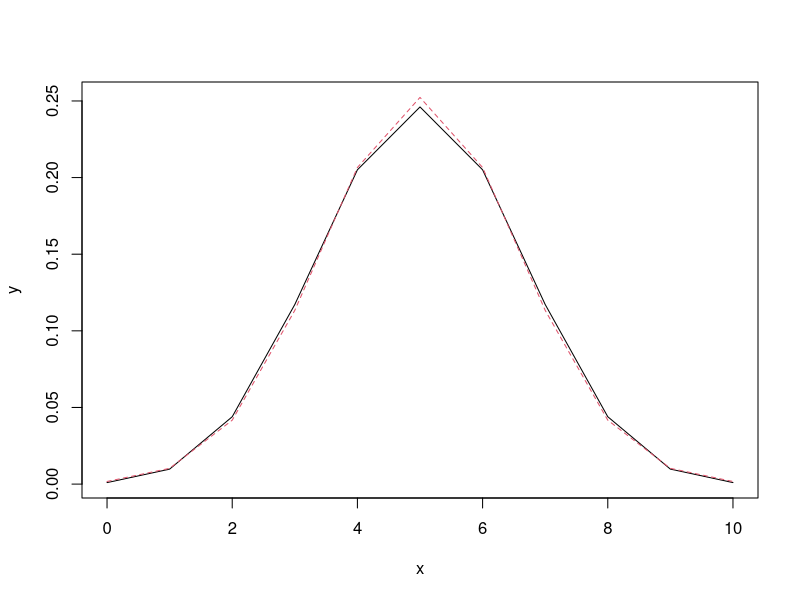

Here is the R script that generated this plot:
n=10
p=0.5
  
#valores da VA "numero de coroas ao jogar uma moeda dez vezes"   
x<-0:n

#matriz com a probabilidades binomial e normal
y<-matrix(nrow=n+1,ncol=2)

#coluna 1: valores da binomial
y[,1]<-dbinom(x,n,p)

#parametros da normal aproximanda
mu<-n*p
sigma<-(n*p*(1-p))^0.5

#coluna 2: valores da normal
y[,2]<-dnorm(x,mu,sigma)

#plotando as duas funçoes sobrepostas
matplot(x,y,type="l") 

#retorna valores numa lista
r<-list(xaxis=x,yaxis=y)
